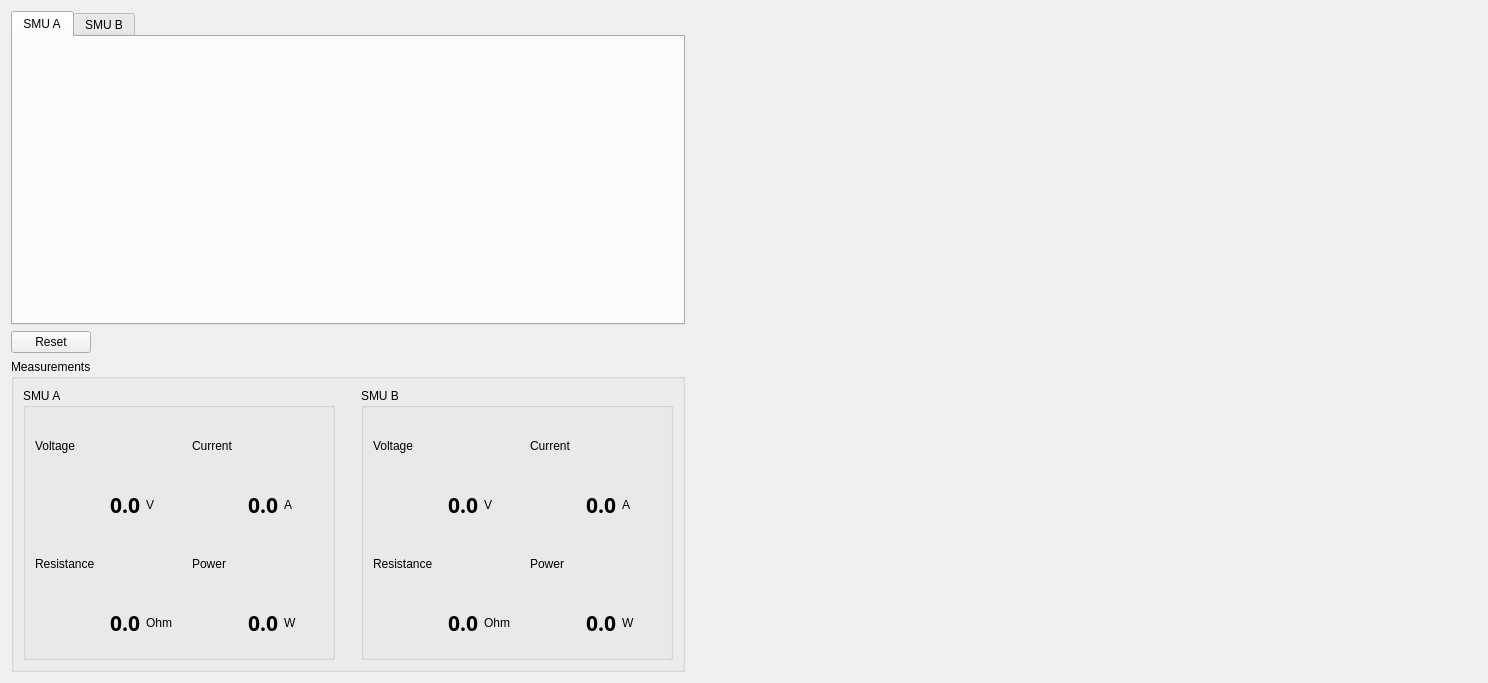
<?xml version="1.0" encoding="UTF-8"?>
<ui version="4.0">
 <class>SMUControlWidget</class>
 <widget class="QWidget" name="SMUControlWidget">
  <property name="geometry">
   <rect>
    <x>0</x>
    <y>0</y>
    <width>1488</width>
    <height>683</height>
   </rect>
  </property>
  <property name="windowTitle">
   <string>Form</string>
  </property>
  <layout class="QGridLayout" name="gridLayout_10">
   <item row="0" column="0">
    <layout class="QGridLayout" name="gridLayout_8">
     <item row="0" column="0" colspan="2">
      <widget class="QTabWidget" name="tabWidget">
       <property name="currentIndex">
        <number>0</number>
       </property>
       <widget class="QWidget" name="smua">
        <attribute name="title">
         <string>SMU A</string>
        </attribute>
        <layout class="QGridLayout" name="gridLayout"/>
       </widget>
       <widget class="QWidget" name="smub">
        <attribute name="title">
         <string>SMU B</string>
        </attribute>
        <layout class="QGridLayout" name="gridLayout_2"/>
       </widget>
      </widget>
     </item>
     <item row="1" column="0">
      <widget class="QPushButton" name="pushButton">
       <property name="text">
        <string>Reset</string>
       </property>
      </widget>
     </item>
     <item row="1" column="1">
      <spacer name="horizontalSpacer">
       <property name="orientation">
        <enum>Qt::Horizontal</enum>
       </property>
       <property name="sizeHint" stdset="0">
        <size>
         <width>528</width>
         <height>20</height>
        </size>
       </property>
      </spacer>
     </item>
     <item row="2" column="0" colspan="2">
      <widget class="QGroupBox" name="groupBox">
       <property name="title">
        <string>Measurements</string>
       </property>
       <layout class="QGridLayout" name="gridLayout_7">
        <item row="0" column="0">
         <widget class="QGroupBox" name="groupBox_2">
          <property name="layoutDirection">
           <enum>Qt::LeftToRight</enum>
          </property>
          <property name="title">
           <string>SMU A</string>
          </property>
          <layout class="QGridLayout" name="gridLayout_5">
           <item row="3" column="2">
            <widget class="QLabel" name="label_15">
             <property name="text">
              <string>Ohm</string>
             </property>
            </widget>
           </item>
           <item row="0" column="3">
            <widget class="QLabel" name="label_5">
             <property name="text">
              <string>Current</string>
             </property>
            </widget>
           </item>
           <item row="1" column="5">
            <widget class="QLabel" name="label_17">
             <property name="text">
              <string>A</string>
             </property>
            </widget>
           </item>
           <item row="1" column="4">
            <widget class="QLabel" name="smua_c_2">
             <property name="maximumSize">
              <size>
               <width>200</width>
               <height>50</height>
              </size>
             </property>
             <property name="font">
              <font>
               <family>Source Code Pro</family>
               <pointsize>16</pointsize>
               <bold>true</bold>
              </font>
             </property>
             <property name="text">
              <string>0.0</string>
             </property>
             <property name="alignment">
              <set>Qt::AlignRight|Qt::AlignTrailing|Qt::AlignVCenter</set>
             </property>
            </widget>
           </item>
           <item row="3" column="5">
            <widget class="QLabel" name="label_21">
             <property name="text">
              <string>W</string>
             </property>
            </widget>
           </item>
           <item row="3" column="0" colspan="2">
            <widget class="QLabel" name="smua_r_2">
             <property name="maximumSize">
              <size>
               <width>200</width>
               <height>50</height>
              </size>
             </property>
             <property name="font">
              <font>
               <family>Source Code Pro</family>
               <pointsize>16</pointsize>
               <bold>true</bold>
              </font>
             </property>
             <property name="text">
              <string>0.0</string>
             </property>
             <property name="alignment">
              <set>Qt::AlignRight|Qt::AlignTrailing|Qt::AlignVCenter</set>
             </property>
            </widget>
           </item>
           <item row="0" column="0">
            <widget class="QLabel" name="label_6">
             <property name="text">
              <string>Voltage</string>
             </property>
            </widget>
           </item>
           <item row="2" column="3">
            <widget class="QLabel" name="label_7">
             <property name="text">
              <string>Power</string>
             </property>
            </widget>
           </item>
           <item row="1" column="1">
            <widget class="QLabel" name="smua_v_2">
             <property name="maximumSize">
              <size>
               <width>200</width>
               <height>50</height>
              </size>
             </property>
             <property name="font">
              <font>
               <family>Source Code Pro</family>
               <pointsize>16</pointsize>
               <bold>true</bold>
              </font>
             </property>
             <property name="text">
              <string>0.0</string>
             </property>
             <property name="alignment">
              <set>Qt::AlignRight|Qt::AlignTrailing|Qt::AlignVCenter</set>
             </property>
            </widget>
           </item>
           <item row="1" column="2">
            <widget class="QLabel" name="label_23">
             <property name="text">
              <string>V</string>
             </property>
            </widget>
           </item>
           <item row="3" column="4">
            <widget class="QLabel" name="smua_p_2">
             <property name="maximumSize">
              <size>
               <width>200</width>
               <height>50</height>
              </size>
             </property>
             <property name="font">
              <font>
               <family>Source Code Pro</family>
               <pointsize>16</pointsize>
               <bold>true</bold>
              </font>
             </property>
             <property name="text">
              <string>0.0</string>
             </property>
             <property name="alignment">
              <set>Qt::AlignRight|Qt::AlignTrailing|Qt::AlignVCenter</set>
             </property>
            </widget>
           </item>
           <item row="2" column="0">
            <widget class="QLabel" name="label_8">
             <property name="text">
              <string>Resistance</string>
             </property>
            </widget>
           </item>
          </layout>
         </widget>
        </item>
        <item row="0" column="1">
         <spacer name="verticalSpacer">
          <property name="orientation">
           <enum>Qt::Vertical</enum>
          </property>
          <property name="sizeHint" stdset="0">
           <size>
            <width>20</width>
            <height>268</height>
           </size>
          </property>
         </spacer>
        </item>
        <item row="0" column="2">
         <widget class="QGroupBox" name="groupBox_3">
          <property name="title">
           <string>SMU B</string>
          </property>
          <layout class="QGridLayout" name="gridLayout_6">
           <item row="3" column="4">
            <widget class="QLabel" name="smub_p_2">
             <property name="maximumSize">
              <size>
               <width>200</width>
               <height>50</height>
              </size>
             </property>
             <property name="font">
              <font>
               <family>Source Code Pro</family>
               <pointsize>16</pointsize>
               <bold>true</bold>
              </font>
             </property>
             <property name="text">
              <string>0.0</string>
             </property>
             <property name="alignment">
              <set>Qt::AlignRight|Qt::AlignTrailing|Qt::AlignVCenter</set>
             </property>
            </widget>
           </item>
           <item row="0" column="0">
            <widget class="QLabel" name="label_25">
             <property name="text">
              <string>Voltage</string>
             </property>
            </widget>
           </item>
           <item row="1" column="2">
            <widget class="QLabel" name="label_26">
             <property name="text">
              <string>V</string>
             </property>
            </widget>
           </item>
           <item row="1" column="1">
            <widget class="QLabel" name="smub_v_2">
             <property name="maximumSize">
              <size>
               <width>200</width>
               <height>50</height>
              </size>
             </property>
             <property name="font">
              <font>
               <family>Source Code Pro</family>
               <pointsize>16</pointsize>
               <bold>true</bold>
              </font>
             </property>
             <property name="text">
              <string>0.0</string>
             </property>
             <property name="alignment">
              <set>Qt::AlignRight|Qt::AlignTrailing|Qt::AlignVCenter</set>
             </property>
            </widget>
           </item>
           <item row="3" column="0" colspan="2">
            <widget class="QLabel" name="smub_r_2">
             <property name="maximumSize">
              <size>
               <width>200</width>
               <height>50</height>
              </size>
             </property>
             <property name="font">
              <font>
               <family>Source Code Pro</family>
               <pointsize>16</pointsize>
               <bold>true</bold>
              </font>
             </property>
             <property name="text">
              <string>0.0</string>
             </property>
             <property name="alignment">
              <set>Qt::AlignRight|Qt::AlignTrailing|Qt::AlignVCenter</set>
             </property>
            </widget>
           </item>
           <item row="2" column="3">
            <widget class="QLabel" name="label_27">
             <property name="text">
              <string>Power</string>
             </property>
            </widget>
           </item>
           <item row="0" column="3">
            <widget class="QLabel" name="label_28">
             <property name="text">
              <string>Current</string>
             </property>
            </widget>
           </item>
           <item row="2" column="0">
            <widget class="QLabel" name="label_29">
             <property name="text">
              <string>Resistance</string>
             </property>
            </widget>
           </item>
           <item row="3" column="5">
            <widget class="QLabel" name="label_30">
             <property name="text">
              <string>W</string>
             </property>
            </widget>
           </item>
           <item row="3" column="2">
            <widget class="QLabel" name="label_31">
             <property name="text">
              <string>Ohm</string>
             </property>
            </widget>
           </item>
           <item row="1" column="4">
            <widget class="QLabel" name="smub_c_2">
             <property name="maximumSize">
              <size>
               <width>200</width>
               <height>50</height>
              </size>
             </property>
             <property name="font">
              <font>
               <family>Source Code Pro</family>
               <pointsize>16</pointsize>
               <bold>true</bold>
              </font>
             </property>
             <property name="text">
              <string>0.0</string>
             </property>
             <property name="alignment">
              <set>Qt::AlignRight|Qt::AlignTrailing|Qt::AlignVCenter</set>
             </property>
            </widget>
           </item>
           <item row="1" column="5">
            <widget class="QLabel" name="label_32">
             <property name="text">
              <string>A</string>
             </property>
            </widget>
           </item>
          </layout>
         </widget>
        </item>
       </layout>
      </widget>
     </item>
    </layout>
   </item>
   <item row="0" column="1">
    <widget class="QWidget" name="plotPlane" native="true">
     <layout class="QGridLayout" name="gridLayout_9">
      <item row="0" column="0">
       <spacer name="horizontalSpacer_2">
        <property name="orientation">
         <enum>Qt::Horizontal</enum>
        </property>
        <property name="sizeHint" stdset="0">
         <size>
          <width>768</width>
          <height>20</height>
         </size>
        </property>
       </spacer>
      </item>
     </layout>
    </widget>
   </item>
  </layout>
 </widget>
 <resources/>
 <connections/>
</ui>
